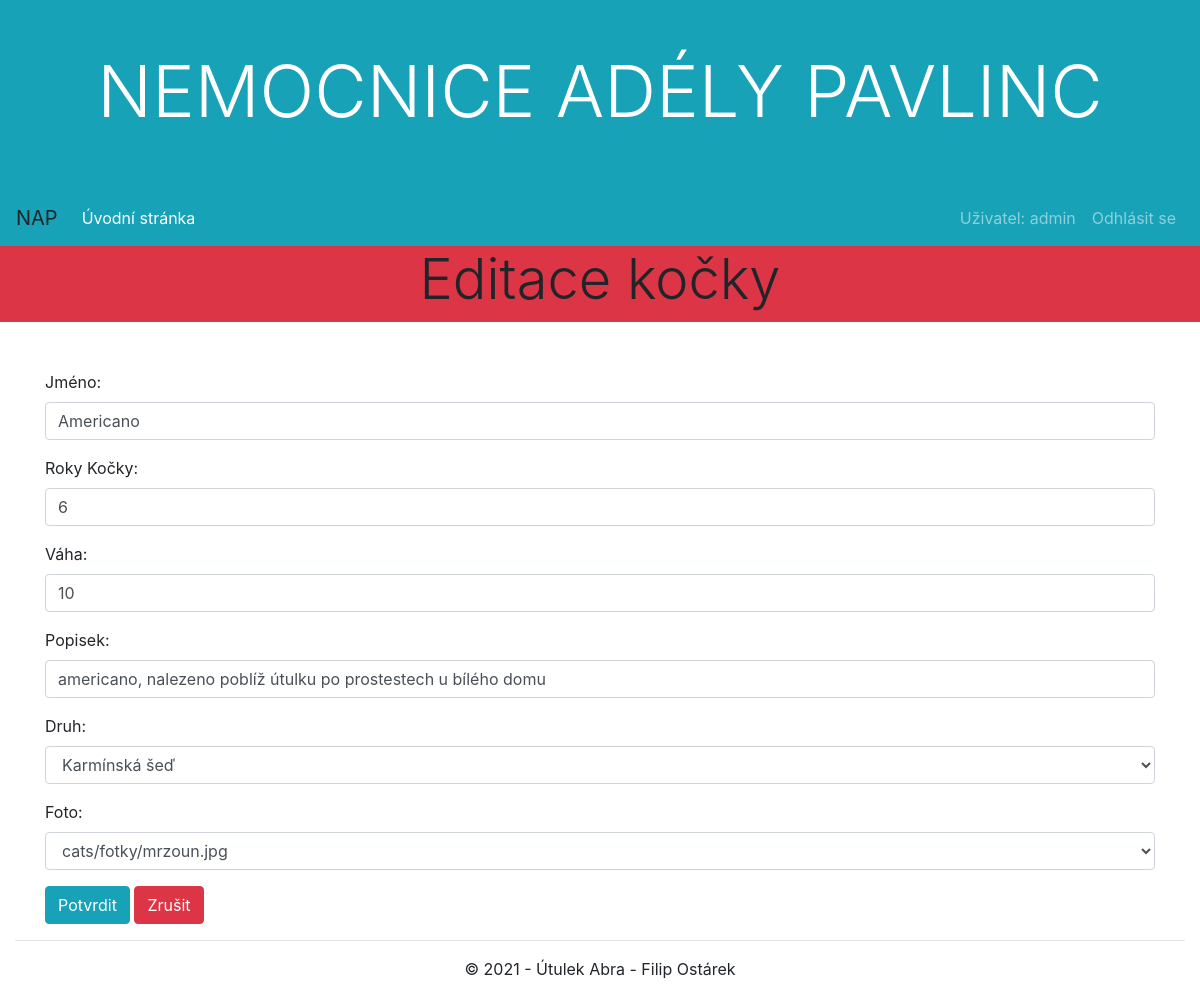
Page /kocky/8/update/ (signed in) on the committed database.
### cats/models.py (models this page shows, shortened)
class Description_of_the_cat(models.Model):
    jmeno = models.CharField(max_length=50, verbose_name="Jméno", blank=True)
    vek = models.IntegerField(verbose_name="Roky Kočky", blank=True, validators=[MinValueValidator(0.0)])
    vaha = models.IntegerField(verbose_name="Váha", blank=True, validators=[MinValueValidator(0.0)])
    popisek = models.CharField(max_length=500, verbose_name="popisek", blank=True)
    druh = models.ForeignKey(Species, on_delete=models.CASCADE)
    foto = models.ForeignKey(Photo, on_delete=models.CASCADE)
    class Meta:
        ordering = ["jmeno"]

### cats/views.py (the view)
# urls.py: path('<int:pk>/update/', views.KockaUpdate.as_view(), name='kocka-update'),
class KockaUpdate(LoginRequiredMixin, PermissionRequiredMixin, UpdateView):
    model = Description_of_the_cat
    template_name = 'forms/bootstrap_form.html'
    form_class = KockaModelForm
    login_url = '/accounts/login/'
    permission_required = 'cats.change_description_of_the_cat'

### cats/forms.py (shortened to what this page needs)
class KockaModelForm(ModelForm):
    class Meta:
        model = Description_of_the_cat
        fields = ['jmeno', 'vek', 'vaha', 'popisek', 'druh', 'foto']

### cats/models.py (called while the page is built)
    def __str__(self):
        return self.jmeno_druhu

    def __str__(self):
        return f"{self.fotka}"

### cats/templates/forms/bootstrap_form.html (shortened to what this page needs)
{% extends "base.html" %}
{% load widget_tweaks %}
{% block content %}
<div class="row mb-3">
    <div class="col-sm-12 bg-danger">
        <h2 class="display-4 text-center">Editace kočky</h2>
    </div>
</div>
{% if user.is_authenticated %}
<div class="row mt-5 mb-3">
    <div class="container">
        <form method="post" novalidate>
            {% for field in form.visible_fields %}
            <div class="form-group">
                {{ field.label_tag }}
                {% if form.is_bound %}
                  {% if field.errors %}
                    {% render_field field class="form-control is-invalid" %}
                    {% for error in field.errors %}
                      <div class="invalid-feedback">
                          {{ error }}
                      </div>
                    {% endfor %}
                  {% else %}
                    {% render_field field class="form-control is-valid" %}
                  {% endif %}
                {% else %}
                  {% render_field field class="form-control" %}
                {% endif %}
            </div>
            {% endfor %}
            <button class="btn btn-info" type="submit">Potvrdit</button>
            <button class="btn btn-danger" onclick="javascript:history.back();">Zrušit</button>
        </form>
    </div>
</div>
{% endif %}
{% endblock %}

### cats/templates/page/navbar.html (shortened to what this page needs)
<nav class="navbar navbar-expand-md bg-info navbar-dark">
      <a class="navbar-brand text-body" href="#">NAP</a>
      <div class="collapse navbar-collapse" id="collapsibleNavbar">
        <ul class="navbar-nav mr-auto">
          <li class="nav-item">
            <a class="nav-link active" href="{% url 'index' %}">Úvodní stránka</a>
          </li>
        </ul>
        <ul class="navbar-nav">
           {% if user.is_authenticated %}
             <li class="nav-item"><a href="{% url 'index' %}" class="nav-link">Uživatel: {{ user.get_username }}</a></li>
             <li class="nav-item"><a href="{% url 'logout'%}" class="nav-link">Odhlásit se</a></li>
           {% else %}
             <li class="nav-item"><a href="{% url 'login'%}?next={{request.path}}" class="nav-link">Přihlásit se</a></li>
            <li class="nav-item"><a href="{% url 'signup'%}" class="nav-link">Zaregistrovat</a></li>
           {% endif %}
        </ul>
      </div>
        <div class="row mt-1">
            <div class="col-sm-12">
            </div>
        </div>
    </nav>

### rows in the picture
Description_of_the_cat: jmeno "Americano" "6" "10" "americano, nalezeno poblíž útulku po prostestech u bílého domu" "Karmínská šeď" "cats/fotky/mrzoun.jpg"

### other values in the picture
{{ user.get_username }} "admin"
{{ field.label_tag }} "Jméno:" "Roky Kočky:" "Váha:" "Popisek:" "Druh:" "Foto:"
